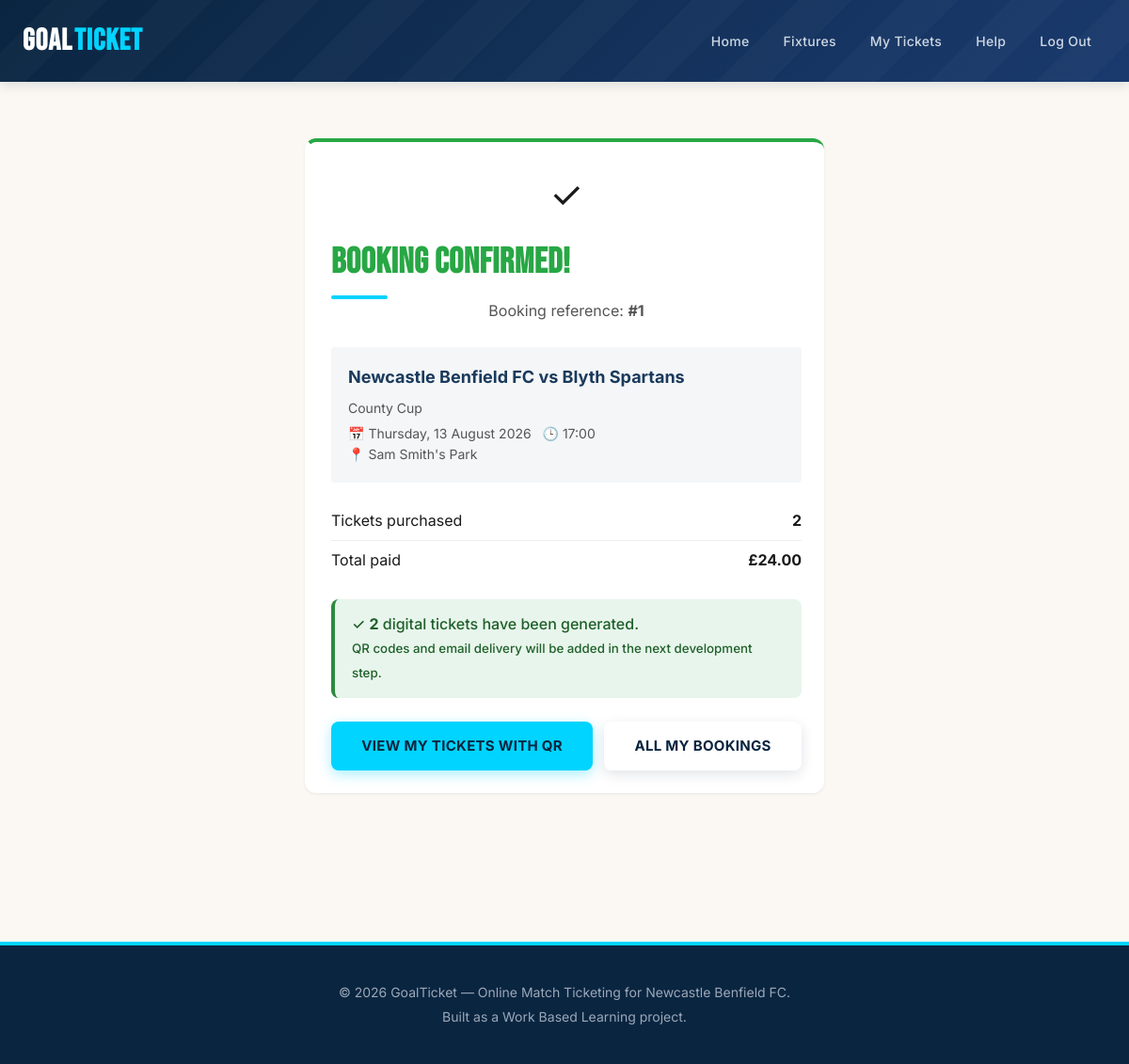
/booking_success.php?booking_id=1 (signed in), run on the app's committed database.
### tables this page shows
CREATE TABLE `bookings` (
  `booking_id` int NOT NULL,
  `user_id` int NOT NULL,
  `fixture_id` int NOT NULL,
  `quantity` int NOT NULL,
  `total_price` decimal(7,2) NOT NULL,
  `payment_status` varchar(20) DEFAULT 'completed',
  `booking_date` timestamp NULL DEFAULT CURRENT_TIMESTAMP
);

CREATE TABLE `fixtures` (
  `fixture_id` int NOT NULL,
  `opposition` varchar(100) NOT NULL,
  `competition` varchar(50) NOT NULL,
  `match_date` date NOT NULL,
  `kick_off_time` time NOT NULL,
  `venue` varchar(100) NOT NULL,
  `ticket_price` decimal(5,2) NOT NULL,
  `total_tickets` int NOT NULL,
  `tickets_sold` int DEFAULT '0',
  `status` varchar(20) DEFAULT 'upcoming',
  `created_at` timestamp NULL DEFAULT CURRENT_TIMESTAMP
);

### booking_success.php (the view, shortened to what this page needs)
<?php
require_once __DIR__ . '/../config/database.php';
$booking_id = isset($_GET['booking_id']) ? (int) $_GET['booking_id'] : 0;
$stmt = $pdo->prepare("
    SELECT
        b.booking_id, b.quantity, b.total_price, b.booking_date,
        f.opposition, f.competition, f.match_date, f.kick_off_time, f.venue
    FROM bookings b
    JOIN fixtures f ON b.fixture_id = f.fixture_id
    WHERE b.booking_id = :booking_id
      AND b.user_id = :user_id
");
$stmt->execute([
    'booking_id' => $booking_id,
    'user_id'    => $_SESSION['user_id']
]);
$booking = $stmt->fetch();
$stmt = $pdo->prepare("SELECT COUNT(*) FROM tickets WHERE booking_id = :id");
$stmt->execute(['id' => $booking_id]);
$ticket_count = $stmt->fetchColumn();
require_once __DIR__ . '/../includes/header.php';
?>
<section class="section">
    <div class="container" style="max-width: 600px;">
        <div class="card" style="border-top: 4px solid #28a745;">
            <div style="font-size: 40px; text-align: center; margin-bottom: 10px;">✓</div>
            <h2 style="text-align: center; color: #28a745; margin-bottom: 8px;">Booking confirmed!</h2>
            <p style="text-align: center; color: #555; margin-bottom: 25px;">
                Booking reference: <strong>#<?php echo (int) $booking['booking_id']; ?></strong>
            </p>
            <div style="background: #f4f6f8; padding: 18px; border-radius: 4px; margin-bottom: 20px;">
                <h3 style="color: #1a3a5c; font-size: 18px; margin-bottom: 8px;">
                    <?php echo htmlspecialchars(CLUB_NAME); ?> vs <?php echo htmlspecialchars($booking['opposition']); ?>
                </h3>
                <div style="color: #555; font-size: 14px; margin-bottom: 4px;">
                    <?php echo htmlspecialchars($booking['competition']); ?>
                </div>
                <div style="color: #555; font-size: 14px;">
                    📅 <?php echo date('l, j F Y', strtotime($booking['match_date'])); ?>
                    &nbsp; 🕒 <?php echo date('H:i', strtotime($booking['kick_off_time'])); ?>
                    <br>📍 <?php echo htmlspecialchars($booking['venue']); ?>
                </div>
            </div>
            <div style="display: flex; justify-content: space-between; font-size: 16px; padding: 8px 0;">
                <span>Tickets purchased</span>
                <strong><?php echo (int) $booking['quantity']; ?></strong>
            </div>
            <div style="display: flex; justify-content: space-between; font-size: 16px; padding: 8px 0; border-top: 1px solid #eee;">
                <span>Total paid</span>
                <strong>£<?php echo number_format($booking['total_price'], 2); ?></strong>
            </div>
            <div class="alert alert-success" style="margin-top: 20px;">
                ✓ <strong><?php echo (int) $ticket_count; ?></strong> digital ticket<?php echo $ticket_count > 1 ? 's have' : ' has'; ?> been generated.
                <br><small>QR codes and email delivery will be added in the next development step.</small>
            </div>
            <div style="text-align: center; margin-top: 25px;">
    <a href="view_ticket.php?booking_id=<?php echo (int) $booking['booking_id']; ?>" class="btn">View my tickets with QR</a>
    <a href="my_tickets.php" class="btn btn-secondary" style="margin-left: 8px;">All my bookings</a>
</div>
        </div>
    </div>
</section>
<?php require_once __DIR__ . '/../includes/footer.php'; ?>

### style.css (style rules this page uses)
:root { --stadium-dark: #0a2540; --stadium-blue: #1a3a6e; --pitch-green: #2d8a3e; --pitch-green-dark: #1e6029; --electric-cyan: #00d4ff; --crowd-cream: #fbf8f3; --terrace-grey: #f0f2f5; --shadow-sm: 0 1px 3px rgba(10, 37, 64, 0.08); --shadow-md: 0 4px 12px rgba(10, 37, 64, 0.12); --shadow-lg: 0 12px 32px rgba(10, 37, 64, 0.18); }
* { margin: 0; padding: 0; box-sizing: border-box; }
body { font-family: 'Inter', -apple-system, BlinkMacSystemFont, sans-serif; line-height: 1.6; color: #1a1a1a; background-color: var(--crowd-cream); -webkit-font-smoothing: antialiased; }
.container { max-width: 1200px; margin: 0 auto; padding: 0 24px; }
.btn { display: inline-block; padding: 14px 32px; background: var(--electric-cyan); color: var(--stadium-dark); text-decoration: none; border-radius: 8px; border: none; font-size: 15px; font-weight: 700; cursor: pointer; transition: all 0.2s ease; letter-spacing: 0.3px; text-transform: uppercase; box-shadow: 0 4px 14px rgba(0, 212, 255, 0.35); }
.btn-secondary { background: #fff; color: var(--stadium-dark); box-shadow: 0 4px 14px rgba(10, 37, 64, 0.12); }
.section { padding: 60px 0; }
.section h2 { font-family: 'Bebas Neue', sans-serif; font-size: 38px; margin-bottom: 30px; color: var(--stadium-dark); letter-spacing: 0.5px; position: relative; display: inline-block; }
.section h2::after { content: ''; position: absolute; bottom: -8px; left: 0; width: 60px; height: 4px; background: var(--electric-cyan); border-radius: 2px; }
.card { background: #fff; border-radius: 12px; padding: 24px; box-shadow: var(--shadow-sm); margin-bottom: 18px; transition: all 0.25s ease; border-left: 4px solid transparent; position: relative; }
.card h3 { color: var(--stadium-dark); font-weight: 700; margin-bottom: 8px; }
.alert { padding: 14px 18px; border-radius: 8px; margin-bottom: 20px; font-weight: 500; border-left: 4px solid; }
.alert-success { background: #e8f5ec; color: var(--pitch-green-dark); border-color: var(--pitch-green); }

### data on the page
bookings: booking_id "1", fixture.opposition "Blyth Spartans", fixture.competition "County Cup", fixture.match_date "Thursday, 13 August 2026", fixture.kick_off_time "17:00", fixture.venue "Sam Smith's Park", quantity "2", total_price "24.00"

### other printed values
CLUB_NAME "Newcastle Benfield FC"
$ticket_count "2"
SITE_NAME "GoalTicket"
